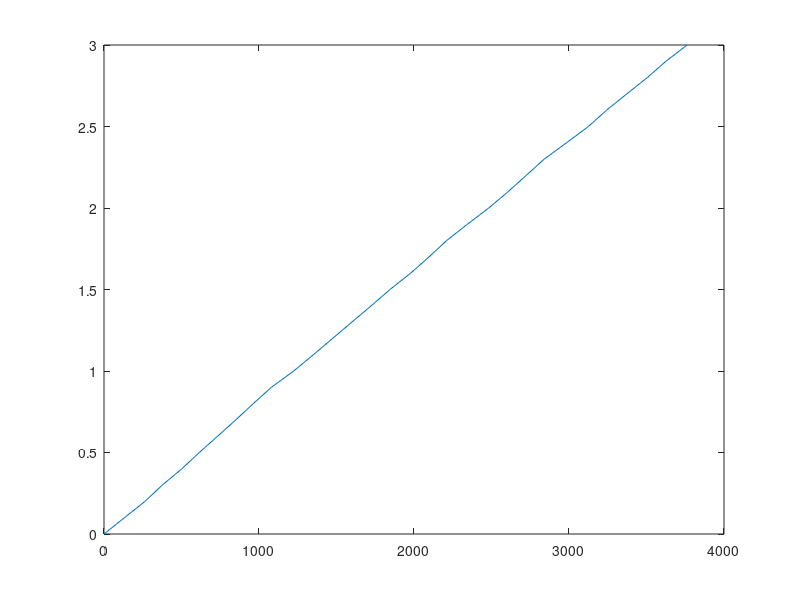
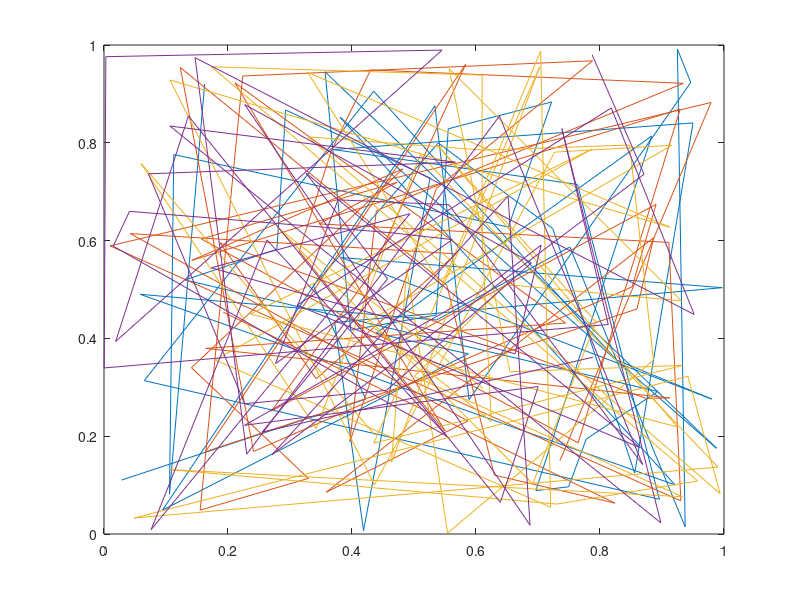
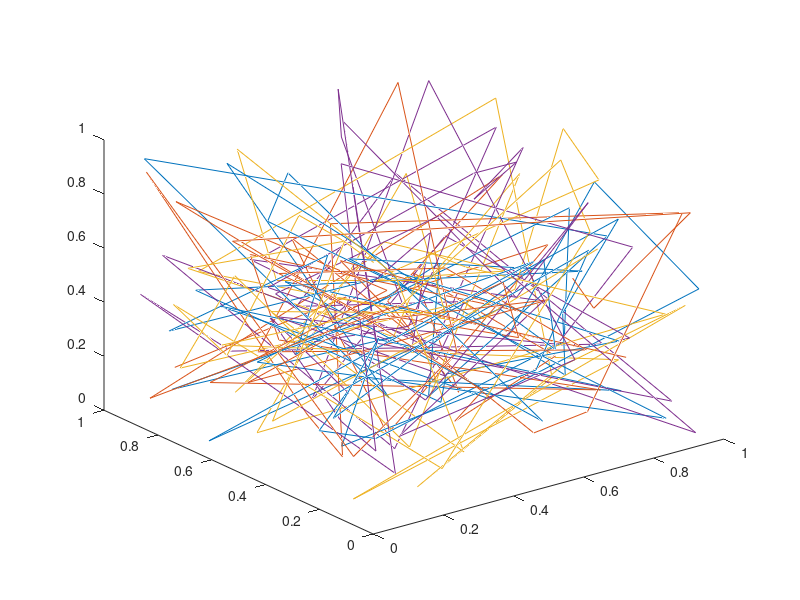
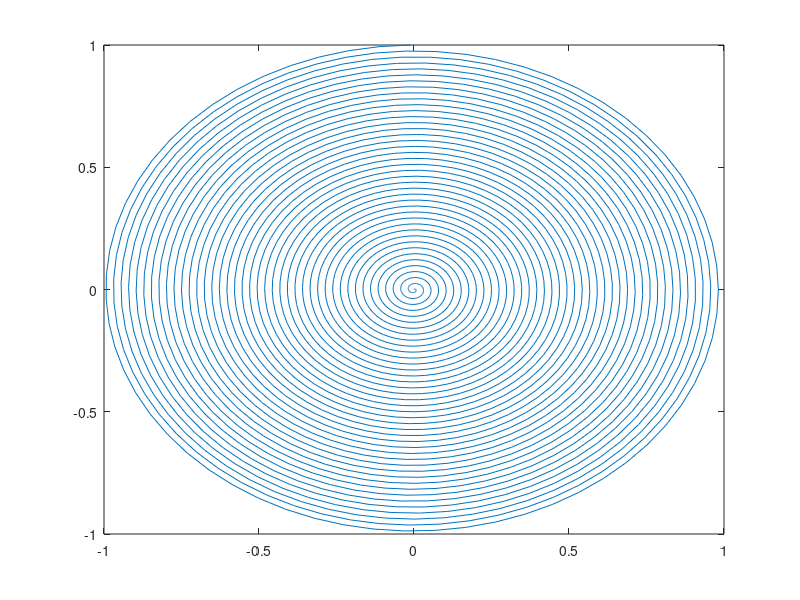

Here is the MATLAB script that generated these plots, in order: (Note: this script raises an error after producing the figures.)
V=38
%Задание 1
rand('state', V);
vec = rand(1, 5);
%%
%Задание 2
v = [1:100];
r = randi([0,1], 1, 100);
s = v+r;
s(mod(s, 2) == 1) = 0
%%
%Задание 3
R = rand(1, 99.*V) .* 3;
f = @(t) sum(R < t);
t = 0:0.1:3;
figure;
plot(arrayfun(f, t), t);
print("3.png");
%%
%Задание 4
figure;
plot(rand([12+V, 4]), rand([12+V, 4]));
print("4.png");
%%
%Задание 5
figure;
plot3(rand([12+V, 4]), rand([12+V, 4]), rand([12+V, 4]));
print("5.png");
%%
%Задание 6
t = 0:0.1:2*(3+V)*pi;
r = linspace(0, 1, numel(t));
figure;
plot(r.*sin(t), r.*cos(t));
print("6.png");
%%
%Задание 7
X = -4:0.1:4;
Y = -4:0.1:4;
[x, y] = meshgrid(X, Y);
z =  cos(0.5 * V .* x) .* x .^ 3 + y .^ 2;
figure;
mesh(z);
print("7_1.png");
xlabel('x');
ylabel('y');
zlabel('z');
figure;
surf(z);
print("7_2.png");
xlabel('x');
ylabel('y');
zlabel('z');
%%
%Задание 11
nflip = 9 * V;
nexp = 1001 + V;
s = flip_stats(nflip, nexp);
v = s ./ nexp;
figure;
bar(v);
print("11.png");
